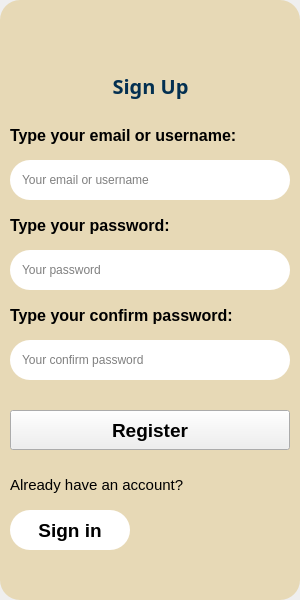
<?xml version="1.0" encoding="UTF-8"?>
<ui version="4.0">
 <class>MainWindow</class>
 <widget class="QMainWindow" name="MainWindow">
  <property name="geometry">
   <rect>
    <x>0</x>
    <y>0</y>
    <width>300</width>
    <height>600</height>
   </rect>
  </property>
  <property name="windowTitle">
   <string>MainWindow</string>
  </property>
  <widget class="QWidget" name="centralwidget">
   <widget class="QWidget" name="widget" native="true">
    <property name="geometry">
     <rect>
      <x>0</x>
      <y>0</y>
      <width>300</width>
      <height>600</height>
     </rect>
    </property>
    <property name="minimumSize">
     <size>
      <width>300</width>
      <height>600</height>
     </size>
    </property>
    <property name="maximumSize">
     <size>
      <width>300</width>
      <height>600</height>
     </size>
    </property>
    <property name="styleSheet">
     <string notr="true">QWidget#widget {
	background-color:rgb(231, 217, 182);
	border-radius: 20px;
}</string>
    </property>
    <widget class="QPushButton" name="pushButton_2">
     <property name="geometry">
      <rect>
       <x>10</x>
       <y>10</y>
       <width>32</width>
       <height>32</height>
      </rect>
     </property>
     <property name="styleSheet">
      <string notr="true">QPushButton {
	background-color:rgb(231, 217, 182);
    border-radius: 10px;
}
QPushButton:hover {
    background-color: rgb(116, 116, 116);
}
</string>
     </property>
     <property name="text">
      <string/>
     </property>
     <property name="icon">
      <iconset>
       <normaloff>../Resource/Images/left arrow.png</normaloff>../Resource/Images/left arrow.png</iconset>
     </property>
     <property name="iconSize">
      <size>
       <width>32</width>
       <height>32</height>
      </size>
     </property>
    </widget>
    <widget class="QLabel" name="label_4">
     <property name="geometry">
      <rect>
       <x>10</x>
       <y>210</y>
       <width>280</width>
       <height>30</height>
      </rect>
     </property>
     <property name="font">
      <font>
       <family>Segoe UI</family>
       <pointsize>12</pointsize>
       <bold>true</bold>
      </font>
     </property>
     <property name="text">
      <string>Type your password:</string>
     </property>
    </widget>
    <widget class="QLineEdit" name="lineEdit_2">
     <property name="geometry">
      <rect>
       <x>10</x>
       <y>250</y>
       <width>280</width>
       <height>40</height>
      </rect>
     </property>
     <property name="styleSheet">
      <string notr="true">background-color: rgb(255, 255, 255);
border-radius: 20px;
padding: 0px 10px;</string>
     </property>
     <property name="echoMode">
      <enum>QLineEdit::Password</enum>
     </property>
     <property name="placeholderText">
      <string>Your password</string>
     </property>
    </widget>
    <widget class="QLabel" name="label_2">
     <property name="geometry">
      <rect>
       <x>50</x>
       <y>70</y>
       <width>201</width>
       <height>31</height>
      </rect>
     </property>
     <property name="font">
      <font>
       <family>Segoe MDL2 Assets</family>
       <pointsize>15</pointsize>
       <italic>false</italic>
       <bold>true</bold>
       <underline>false</underline>
      </font>
     </property>
     <property name="styleSheet">
      <string notr="true">color:rgb(3, 48, 81)</string>
     </property>
     <property name="text">
      <string>Sign Up</string>
     </property>
     <property name="alignment">
      <set>Qt::AlignCenter</set>
     </property>
     <property name="wordWrap">
      <bool>true</bool>
     </property>
    </widget>
    <widget class="QLabel" name="label_3">
     <property name="geometry">
      <rect>
       <x>10</x>
       <y>120</y>
       <width>280</width>
       <height>30</height>
      </rect>
     </property>
     <property name="font">
      <font>
       <family>Segoe UI</family>
       <pointsize>12</pointsize>
       <bold>true</bold>
      </font>
     </property>
     <property name="text">
      <string>Type your email or username:</string>
     </property>
    </widget>
    <widget class="QPushButton" name="pushButton_3">
     <property name="geometry">
      <rect>
       <x>10</x>
       <y>410</y>
       <width>280</width>
       <height>40</height>
      </rect>
     </property>
     <property name="font">
      <font>
       <family>Segoe UI</family>
       <pointsize>14</pointsize>
       <bold>true</bold>
      </font>
     </property>
     <property name="styleSheet">
      <string notr="true">QPushButton {
	background-color: rgb(255, 127, 67);
    border-radius: 20px;
	color: white;
}

QPushButton:hover {
    background-color:rgb(255, 172, 103);
};
</string>
     </property>
     <property name="text">
      <string>Register</string>
     </property>
    </widget>
    <widget class="QLineEdit" name="lineEdit">
     <property name="geometry">
      <rect>
       <x>10</x>
       <y>160</y>
       <width>280</width>
       <height>40</height>
      </rect>
     </property>
     <property name="styleSheet">
      <string notr="true">background-color: rgb(255, 255, 255);
border-radius: 20px;
padding: 0px 10px;</string>
     </property>
     <property name="placeholderText">
      <string>Your email or username</string>
     </property>
    </widget>
    <widget class="QLabel" name="label_6">
     <property name="geometry">
      <rect>
       <x>10</x>
       <y>300</y>
       <width>280</width>
       <height>30</height>
      </rect>
     </property>
     <property name="font">
      <font>
       <family>Segoe UI</family>
       <pointsize>12</pointsize>
       <bold>true</bold>
      </font>
     </property>
     <property name="text">
      <string>Type your confirm password:</string>
     </property>
    </widget>
    <widget class="QLineEdit" name="lineEdit_3">
     <property name="geometry">
      <rect>
       <x>10</x>
       <y>340</y>
       <width>280</width>
       <height>40</height>
      </rect>
     </property>
     <property name="styleSheet">
      <string notr="true">background-color: rgb(255, 255, 255);
border-radius: 20px;
padding: 0px 10px;</string>
     </property>
     <property name="echoMode">
      <enum>QLineEdit::Password</enum>
     </property>
     <property name="placeholderText">
      <string>Your confirm password</string>
     </property>
    </widget>
    <widget class="QPushButton" name="pushButton_4">
     <property name="geometry">
      <rect>
       <x>10</x>
       <y>510</y>
       <width>120</width>
       <height>40</height>
      </rect>
     </property>
     <property name="font">
      <font>
       <pointsize>14</pointsize>
       <bold>true</bold>
      </font>
     </property>
     <property name="styleSheet">
      <string notr="true">QPushButton {
    background-color:rgb(255, 255, 255);
    border-radius: 20px;
}

QPushButton:hover {
    background-color: rgb(208, 208, 208);
}
</string>
     </property>
     <property name="text">
      <string>Sign in</string>
     </property>
    </widget>
    <widget class="QLabel" name="label_7">
     <property name="geometry">
      <rect>
       <x>10</x>
       <y>470</y>
       <width>181</width>
       <height>30</height>
      </rect>
     </property>
     <property name="font">
      <font>
       <family>Segoe UI</family>
       <pointsize>11</pointsize>
      </font>
     </property>
     <property name="text">
      <string>Already have an account?</string>
     </property>
    </widget>
   </widget>
  </widget>
 </widget>
 <resources/>
 <connections/>
</ui>
